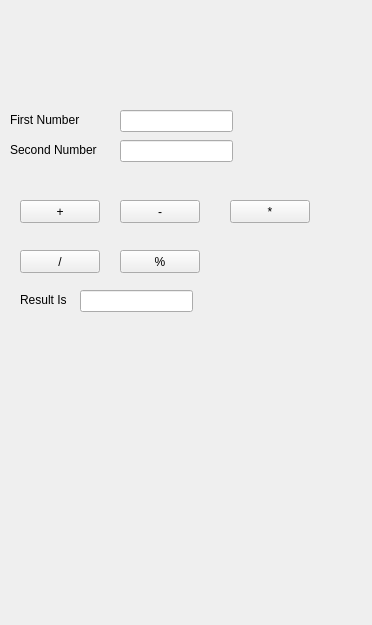
<?xml version="1.0" encoding="UTF-8"?>
<ui version="4.0">
 <class>MainWindow</class>
 <widget class="QMainWindow" name="MainWindow">
  <property name="geometry">
   <rect>
    <x>0</x>
    <y>0</y>
    <width>372</width>
    <height>625</height>
   </rect>
  </property>
  <property name="windowTitle">
   <string>MainWindow</string>
  </property>
  <widget class="QWidget" name="centralwidget">
   <widget class="QLabel" name="label">
    <property name="geometry">
     <rect>
      <x>10</x>
      <y>110</y>
      <width>101</width>
      <height>20</height>
     </rect>
    </property>
    <property name="text">
     <string>First Number</string>
    </property>
   </widget>
   <widget class="QLabel" name="label_2">
    <property name="geometry">
     <rect>
      <x>10</x>
      <y>140</y>
      <width>101</width>
      <height>20</height>
     </rect>
    </property>
    <property name="text">
     <string>Second Number</string>
    </property>
   </widget>
   <widget class="QLineEdit" name="firstNum">
    <property name="geometry">
     <rect>
      <x>120</x>
      <y>110</y>
      <width>113</width>
      <height>22</height>
     </rect>
    </property>
   </widget>
   <widget class="QLineEdit" name="secondNum">
    <property name="geometry">
     <rect>
      <x>120</x>
      <y>140</y>
      <width>113</width>
      <height>22</height>
     </rect>
    </property>
   </widget>
   <widget class="QPushButton" name="btnAdd">
    <property name="geometry">
     <rect>
      <x>20</x>
      <y>200</y>
      <width>80</width>
      <height>23</height>
     </rect>
    </property>
    <property name="text">
     <string>+</string>
    </property>
   </widget>
   <widget class="QPushButton" name="btnSub">
    <property name="geometry">
     <rect>
      <x>120</x>
      <y>200</y>
      <width>80</width>
      <height>23</height>
     </rect>
    </property>
    <property name="text">
     <string>-</string>
    </property>
   </widget>
   <widget class="QPushButton" name="btnMul">
    <property name="geometry">
     <rect>
      <x>230</x>
      <y>200</y>
      <width>80</width>
      <height>23</height>
     </rect>
    </property>
    <property name="text">
     <string>*</string>
    </property>
   </widget>
   <widget class="QPushButton" name="btnDiv">
    <property name="geometry">
     <rect>
      <x>20</x>
      <y>250</y>
      <width>80</width>
      <height>23</height>
     </rect>
    </property>
    <property name="text">
     <string>/</string>
    </property>
   </widget>
   <widget class="QPushButton" name="btnMod">
    <property name="geometry">
     <rect>
      <x>120</x>
      <y>250</y>
      <width>80</width>
      <height>23</height>
     </rect>
    </property>
    <property name="text">
     <string>%</string>
    </property>
   </widget>
   <widget class="QLabel" name="label_3">
    <property name="geometry">
     <rect>
      <x>20</x>
      <y>290</y>
      <width>71</width>
      <height>20</height>
     </rect>
    </property>
    <property name="text">
     <string>Result Is</string>
    </property>
   </widget>
   <widget class="QLineEdit" name="txt_Result">
    <property name="geometry">
     <rect>
      <x>80</x>
      <y>290</y>
      <width>113</width>
      <height>22</height>
     </rect>
    </property>
    <property name="readOnly">
     <bool>true</bool>
    </property>
   </widget>
  </widget>
 </widget>
 <resources/>
 <connections/>
</ui>
